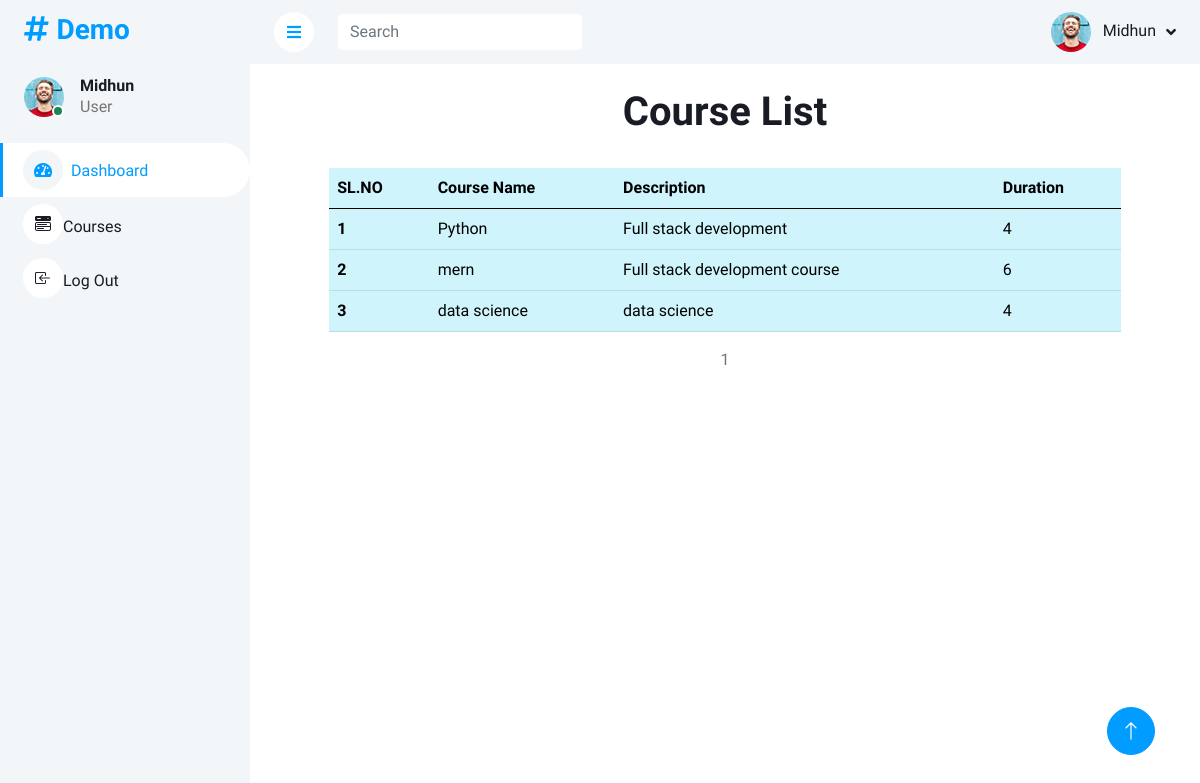
The page /cust_view_course (signed in) on the database its author committed.
### polls/models.py (models this page shows, shortened)
class Login(AbstractUser):
    is_customer = models.BooleanField(default=False)

class Course(models.Model):
    name = models.CharField(max_length=100)
    desc = models.CharField(max_length=200)
    duration = models.CharField(max_length=1, choices=DURATION_CHOICES, null=True)

### polls/views.py (the view)
# urls.py: path('cust_view_course', views.cust_view_course,name ='cust_view_course'),
@login_required(login_url='login_view')
def cust_view_course(request):
    data = Course.objects.all()
    p = Paginator(data, 3)  # creating a paginator object
    page_number = request.GET.get('page')
    try:
        page_obj = p.get_page(page_number)  # returns the desired page object
    except PageNotAnInteger:
        page_obj = p.page(1)
    except EmptyPage:
        page_obj = p.page(p.num_pages)
    return render(request, 'cust_view_course.html', {'page_obj': page_obj})

### templates/cust_view_course.html (shortened to what this page needs)
{% extends 'customerbase.html' %}
{% load crispy_forms_tags %}
{% block content %}
<br>
<h1 class="text-center">Course List</h1><br>
<div class="col-xl-10 mx-auto">
<table class="table table-info">
  <thead>
    <tr >
      <th scope="col">SL.NO</th>
      <th scope="col">Course Name</th>
      <th scope="col">Description</th>
      <th scope="col">Duration</th>
    </tr>
  </thead>
  <tbody>
    {% for data in page_obj.object_list %}
    <tr>
      <th scope="row">{{forloop.counter}}</th>
      <td>{{data.name}}</td>
      <td>{{data.desc}}</td>
      <td>{{data.duration}}</td>
    </tr>
    {% endfor %}
  </tbody>
</table>
    <center>
        <span>{{page_obj.number}}</span>
  </center>
    <br>
</div>
{% endblock %}

### templates/customerbase.html (shortened to what this page needs)
<!DOCTYPE html>
<html lang="en">
{% load static %}
<head>
    <link href="https://cdnjs.cloudflare.com/ajax/libs/font-awesome/5.10.0/css/all.min.css" rel="stylesheet">
    <link href="https://cdn.jsdelivr.net/npm/bootstrap-icons@1.4.1/font/bootstrap-icons.css" rel="stylesheet">
    <link href=" {% static 'set2/lib/owlcarousel/assets/owl.carousel.min.css' %} " rel="stylesheet">
    <link href=" {% static 'set2/lib/tempusdominus/css/tempusdominus-bootstrap-4.min.css' %} " rel="stylesheet" />
    <link href=" {% static 'set2/css/bootstrap.min.css' %} " rel="stylesheet">
    <link href=" {% static 'set2/css/style.css' %} " rel="stylesheet">
</head>
<body>
    <div class="container-xxl position-relative bg-white d-flex p-0">
        <div class="sidebar pe-0 pb-5">
            <nav class="navbar bg-light navbar-light">
                <a href=" {% static 'index.html' %} " class="navbar-brand mx-4 mb-3">
                    <h3 class="text-primary"><i class="fa fa-hashtag me-2"></i>Demo</h3>
                </a>
                <div class="d-flex align-items-center ms-4 mb-4">
                    <div class="position-relative">
                        <img class="rounded-circle" src=" {% static 'set2/img/user.jpg' %} " alt="" style="width: 40px; height: 40px;">
                        <div class="bg-success rounded-circle border border-2 border-white position-absolute end-0 bottom-0 p-1"></div>
                    </div>
                    <div class="ms-3">
                        <h6 class="mb-0">{{request.user}}</h6>
                        <span>User</span>
                    </div>
                </div>
                <div class="navbar-nav w-100">
                    <a href=" {% url 'customer_dashboard' %} " class="nav-item nav-link active"><i class="fa fa-tachometer-alt me-2"></i>Dashboard</a>
                    <a href="{% url 'cust_view_course' %}" class="nav-item nav-link"><i class="bi bi-menu-button-wide-fill"></i>Courses</a>
                    <a href=" {% url 'logout_view' %} " class="nav-item nav-link"><i class="bi bi-box-arrow-in-left"></i>Log Out</a>
                </div>
            </nav>
        </div>
        <div class="content">
            <nav class="navbar navbar-expand bg-light navbar-light sticky-top px-4 py-0">
                <a href="#" class="sidebar-toggler flex-shrink-0">
                    <i class="fa fa-bars"></i>
                </a>
                <form class="d-none d-md-flex ms-4">
                    <input class="form-control border-0" type="search" placeholder="Search">
                </form>
                <div class="navbar-nav align-items-center ms-auto">
                    <div class="nav-item dropdown">
                        <a href="#" class="nav-link dropdown-toggle" data-bs-toggle="dropdown">
                            <img class="rounded-circle me-lg-2" src=" {% static 'set2/img/user.jpg' %} " alt="" style="width: 40px; height: 40px;">
                            <span class="d-none d-lg-inline-flex">{{request.user}}</span>
                        </a>
                    </div>
                </div>
            </nav>
            {% block content %}{% endblock %}
        </div>
        <a href="#" class="btn btn-lg btn-primary btn-lg-square back-to-top"><i class="bi bi-arrow-up"></i></a>
    </div>
</body>
</html>

### static/set2/css/style.css (style rules this page uses)
:root { --primary: #009CFF; --light: #F3F6F9; --dark: #191C24; }
.back-to-top { position: fixed; display: none; right: 45px; bottom: 45px; z-index: 99; }
.btn { transition: .5s; }
.btn.btn-primary { color: #FFFFFF; }
.btn-lg-square { width: 48px; height: 48px; }
.btn-square, .btn-sm-square, .btn-lg-square { padding: 0; display: inline-flex; align-items: center; justify-content: center; font-weight: normal; border-radius: 50px; }
.sidebar { position: fixed; top: 0; left: 0; bottom: 0; width: 250px; height: 100vh; overflow-y: auto; background: var(--light); transition: 0.5s; z-index: 999; }
.content { margin-left: 250px; min-height: 100vh; background: #FFFFFF; transition: 0.5s; }
@media (min-width: 992px) { .sidebar { margin-left: 0; } }
@media (min-width: 992px) { .content { width: calc(100% - 250px); } }
.sidebar .navbar .navbar-nav .nav-link { padding: 7px 20px; color: var(--dark); font-weight: 500; border-left: 3px solid var(--light); border-radius: 0 30px 30px 0; outline: none; }
.sidebar .navbar .navbar-nav .nav-link:hover, .sidebar .navbar .navbar-nav .nav-link.active { color: var(--primary); background: #FFFFFF; border-color: var(--primary); }
.sidebar .navbar .navbar-nav .nav-link i { width: 40px; height: 40px; display: inline-flex; align-items: center; justify-content: center; background: #FFFFFF; border-radius: 40px; }
.sidebar .navbar .navbar-nav .nav-link:hover i, .sidebar .navbar .navbar-nav .nav-link.active i { background: var(--light); }
.content .navbar .navbar-nav .nav-link { margin-left: 25px; padding: 12px 0; color: var(--dark); outline: none; }
.content .navbar .sidebar-toggler, .content .navbar .navbar-nav .nav-link i { width: 40px; height: 40px; display: inline-flex; align-items: center; justify-content: center; background: #FFFFFF; border-radius: 40px; }
.content .navbar .dropdown-toggle::after { margin-left: 6px; vertical-align: middle; border: none; content: "\f107"; font-family: "Font Awesome 5 Free"; font-weight: 900; transition: .5s; }

### rows shown on the page
Login: user "Midhun"
Course: name "Python", desc "Full stack development", duration "4"
Course: name "mern", desc "Full stack development course", duration "6"
Course: name "data science", desc "data science", duration "4"

### other values the page prints
{{ page_obj.number }} "1"
